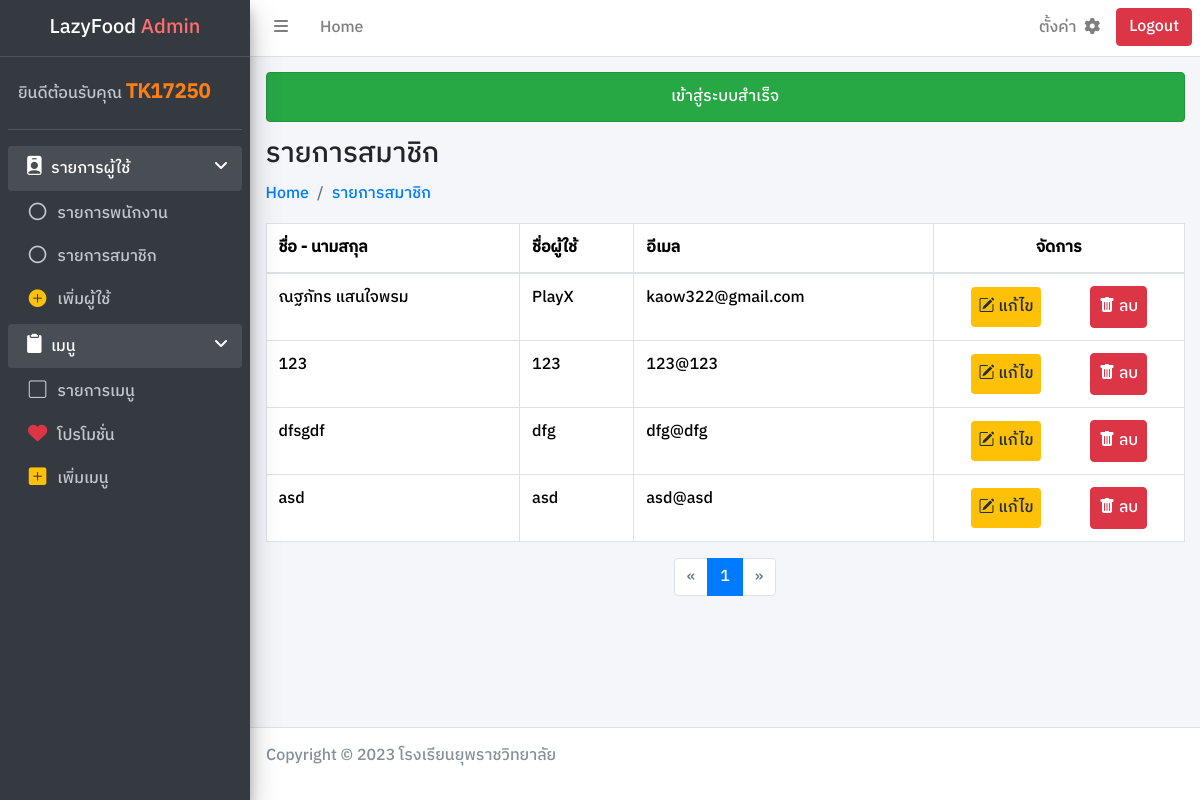
The page /admin/listclient.php (signed in) on the database as committed earlier.
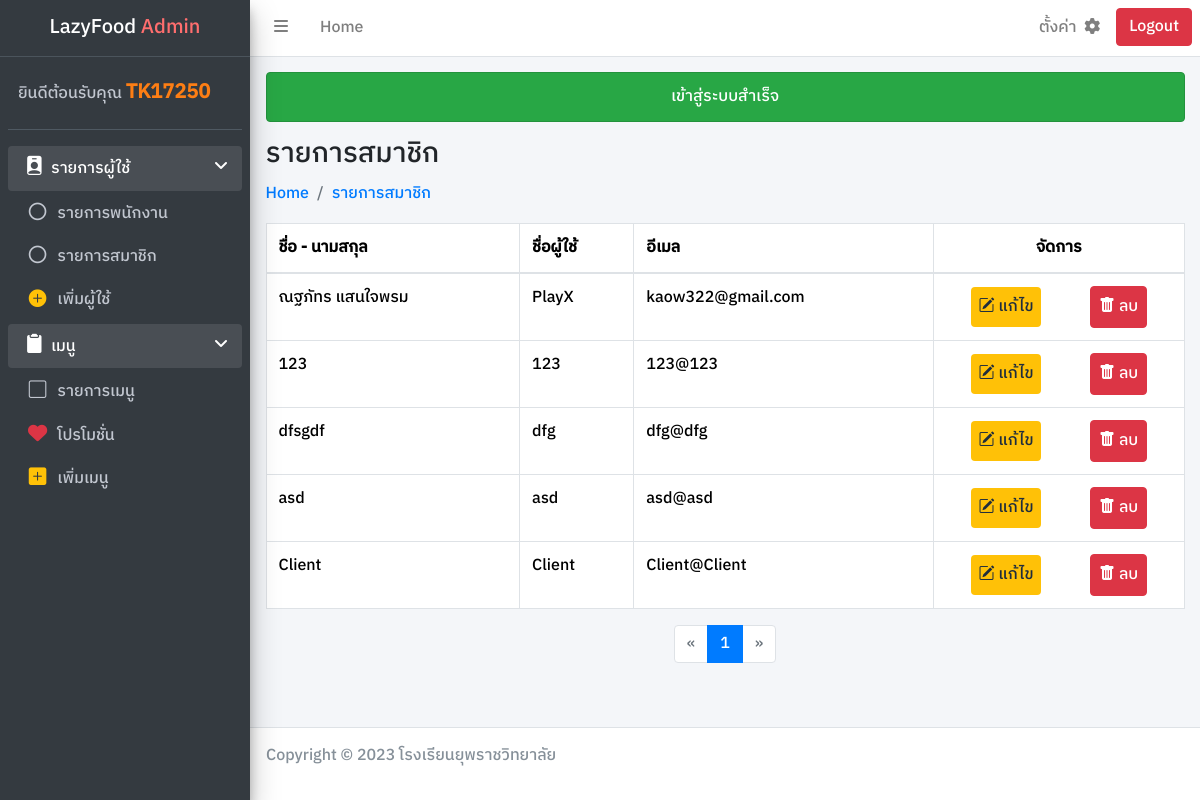
The same page on the database as committed later.
### tables this page shows
CREATE TABLE `User` (
  `u_id` int(11) NOT NULL,
  `u_fname` varchar(255) NOT NULL,
  `u_username` varchar(255) NOT NULL,
  `u_email` varchar(255) NOT NULL,
  `u_pass` varchar(255) NOT NULL,
  `u_rank` varchar(255) NOT NULL
);

### connect/server.php (called while the page is built, shortened)
<?php session_start();
    class DB_conn {
        function __construct() {
            $conn = mysqli_connect(DB_host, DB_user, DB_pass, DB_name);
            $this->dbconn = $conn;
        }
    }

### class/user_db.php (called while the page is built, shortened)
<?php require_once '../connect/server.php';
    class User_DB extends DB_conn {
        public function readuserrank($rank, $page = 1, $recordsPerPage = 10) {
            $username = $_SESSION['name'];
            $totalRecordsQuery = "SELECT COUNT(*) as total FROM User WHERE u_rank = '$rank'";
            $totalRecordsResult = mysqli_query($this->dbconn, $totalRecordsQuery);
            $totalRecordsRow = mysqli_fetch_assoc($totalRecordsResult);
            $totalRecords = $totalRecordsRow['total'];
            $totalPages = ceil($totalRecords / $recordsPerPage);
            $page = max(1, min($page, $totalPages));
            $start = ($page - 1) * $recordsPerPage;
            $sql = "SELECT * FROM User WHERE u_rank = '$rank' AND u_username != '$username' LIMIT $start, $recordsPerPage";
            $result = mysqli_query($this->dbconn, $sql);
            return [
                'result' => $result,
                'totalPages' => $totalPages
            ];
        }
    }

### admin/listclient.php (the view, shortened to what the changed rows need)
<?php require_once '../connect/server.php';
require_once '../class/user_db.php';
    $dbuser = new User_DB();
    $page = isset($_GET['page']) ? $_GET['page'] : 1;
    $paginationData = $dbuser->readuserrank("สมาชิก", $page);
    $readuser = $paginationData['result'];
    $totalPages = $paginationData['totalPages'];
?>
<!DOCTYPE html>
<html lang="en">
<head>
    <link rel="stylesheet" href="../framework/css/bootstrap.min.css">
    <link rel="stylesheet" href="https://cdn.jsdelivr.net/npm/bootstrap-icons@1.11.2/font/bootstrap-icons.min.css">
    <link rel="stylesheet" href="../framework/css/adminlte.min.css">
    <link rel="stylesheet" href="https://cdnjs.cloudflare.com/ajax/libs/font-awesome/6.2.1/css/all.min.css">
    <link rel="stylesheet" href="../dist/css/main.css">
</head>
<body class="wrapper">
    <div class="content-wrapper">
        <div class="content">
            <div class="container-fluid">
                <div class="row">
                    <div class="col-12 w-100">
                        <div class="table-responsive">
                            <table class="table table-hover table-bordered">
                                <thead>
                                    <tr>
                                        <th scope="col">ชื่อ - นามสกุล</th>
                                        <th scope="col">ชื่อผู้ใช้</th>
                                        <th scope="col">อีเมล</th>
                                        <th scope="col" class="text-center">จัดการ</th>
                                    </tr>
                                </thead>
                                <tbody class="table-group-divider">
                                    <?php while ($row = mysqli_fetch_assoc($readuser)) { ?>
                                        <tr>
                                            <td><?php echo $row['u_fname'] ?></td>
                                            <td><?php echo $row['u_username'] ?></td>
                                            <td><?php echo $row['u_email'] ?></td>
                                            <td>
                                                <div class="d-flex text-center">
                                                    <a href="./editclient.php?userid=<?php echo $row['u_id']; ?>" class="bi bi-pencil-square m-auto p-2 btn-warning rounded" role="button"> แก้ไข</a>
                                                    <button type="submit" name="deluser" class="bi bi-trash-fill m-auto btn btn-danger p-2 rounded" value="<?php echo $row['u_id'] ?>" onclick="return confirmdelete()"> ลบ</button>
                                                </div>
                                            </td>
                                        </tr>
                                    <?php } ?>
                                </tbody>
                            </table>
                        </div>
                    </div>
                </div>
            </div>
        </div>
        <div class="d-flex justify-content-center">
            <nav aria-label="Page navigation">
                <ul class="pagination">
                    <?php
                    for ($i = 1; $i <= $totalPages; $i++) {
                        echo "<li class='page-item " . ($page == $i ? 'active' : '') . "'>";
                        echo "<a class='page-link' href='?page=$i'>$i</a></li>";
                    }
                    ?>
                </ul>
            </nav>
        </div>
    </div>
</body>
</html>

Rows that differ between the two databases and show on the page:
added user: u_fname "Client", u_username "Client", u_email "Client@Client", $row['u_id'] 35 (drawn)
